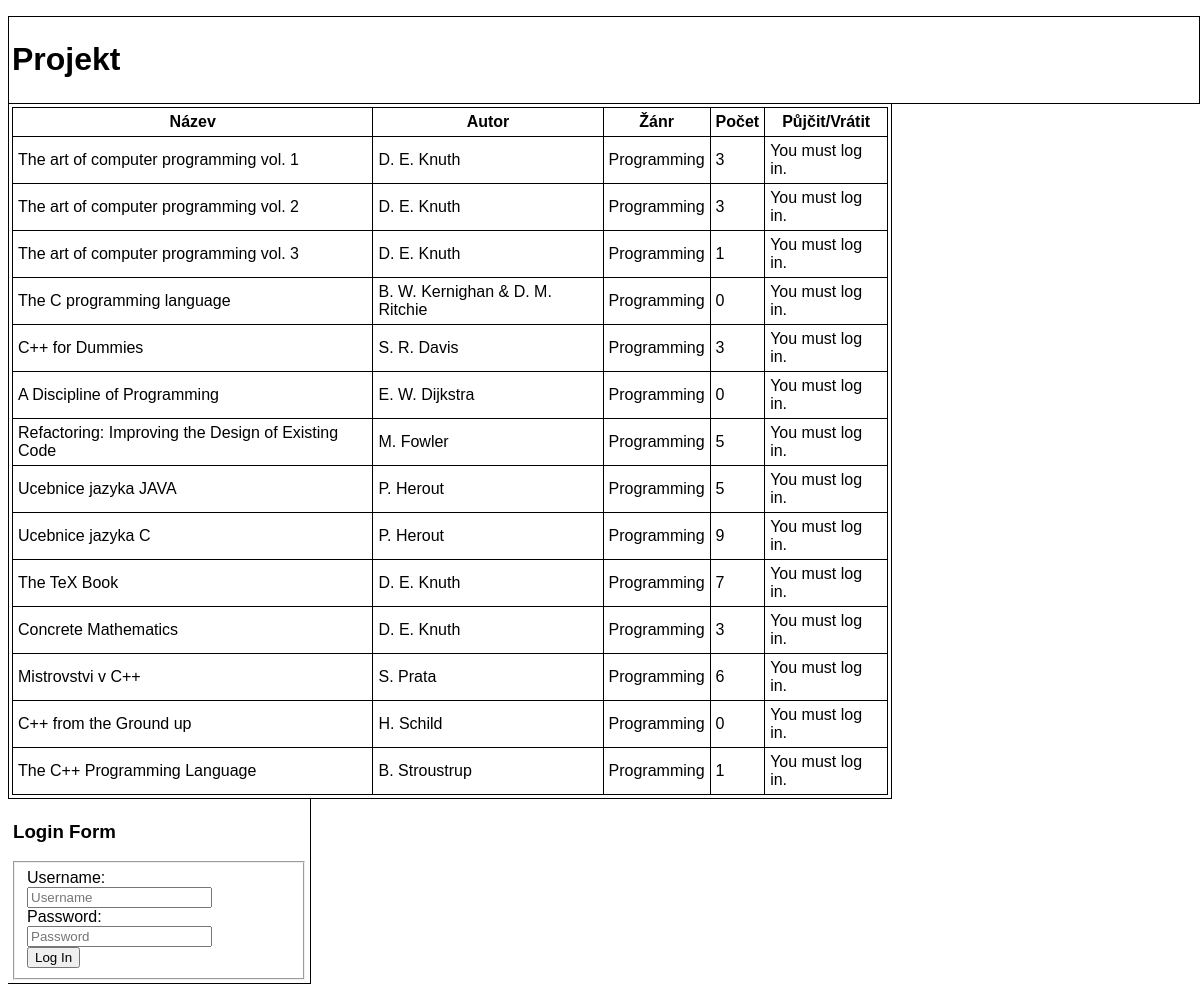
The app's page /php/database/project25P/index.php with its own data.
### tables this page shows
CREATE TABLE IF NOT EXISTS `puj_knihy` (
  `puj_knihy_id` int(11) NOT NULL AUTO_INCREMENT,
  `puj_knihy_nazev` varchar(50) NOT NULL,
  `puj_knihy_autor` varchar(50) NOT NULL,
  `puj_knihy_zanr` varchar(50) NOT NULL,
  `puj_knihy_pocet` int(11) NOT NULL,
  PRIMARY KEY (`puj_knihy_id`)
);

### php/database/project25P/functions.php (called while the page is built, shortened)
<?php
    function isLoggedIn() {
        if (isset($_SESSION[session_id()])) {
            return true;
        }
        else {
            return false;
        }
    }
?>

### php/database/project25P/index.php (the view, shortened to what this page needs)
<?php
    $db = connectDb('pujcovna');
    require_once 'functions.php';
?>
<!doctype html>
<html lang="en">
<head>
    <link rel="stylesheet" href="styles.css">
</head>
<body>
    <div id="header">
        <h1>Projekt</h1>
    </div>
    <div id="obsah">
        <?php
            try {
                $query = $db -> prepare("SELECT * FROM `puj_knihy`");
                $query -> execute();
            }
            catch (PDOException $e) {
                die("Database error: " . $e -> getMessage());
            }
            echo('
                <table>
                    <tr>
                        <th>Název</th>
                        <th>Autor</th>
                        <th>Žánr</th>
                        <th>Počet</th>
                        <th>Půjčit/Vrátit</th>
                    </tr>
            ');
            foreach ($query -> fetchAll() as $row) {
                $kniha_id = $row['puj_knihy_id'];
                echo ('
                    <tr>
                        <td>' . $row['puj_knihy_nazev'] . '</td>
                        <td>' . $row['puj_knihy_autor'] . '</td>
                        <td>' . $row['puj_knihy_zanr'] . '</td>
                        <td>' . $row['puj_knihy_pocet'] . '</td>
                ');
                if (isLoggedIn()) {
                    $userID = $_SESSION[session_id()];
                    try {
                        $queryVyp = $db -> prepare('SELECT * FROM `puj_vypujcky` WHERE `puj_vyp_idKniha` = ?');
                        $params = array($kniha_id);
                        $queryVyp -> execute($params);
                    }
                    catch (PDOException $e) {
                        die("Database error: " . $e -> getMessage());
                    }
                    $check = false;
                    $status = 'borrow';
                    foreach ($queryVyp -> fetchAll() as $rowVyp) {
                        if ($rowVyp['puj_vyp_idKniha'] == $kniha_id && $rowVyp['puj_vyp_idUzivatel'] == $_SESSION[session_id()]) {
                            $check = true;
                            $status = 'return';
                            echo ('
                                <td>
                                    <a href="./changeStatus.php?kniha_id=' . $kniha_id . '&status=' . $status .'">Vrátit</a>
                                </td>
                            ');
                            break;
                        }
                    }
                    if (!$check) {
                        echo('
                                <td>
                                    <a href="./changeStatus.php?kniha_id=' . $kniha_id . '&status=' . $status .'">Půjčit</a>
                                </td>
                            </tr>
                        ');
                    }
                }
                else {
                    echo ('
                        <td colspan="2">You must log in.</td>
                    </tr>
                ');
                }
            }
            echo('</table>')
        ?>
    </div>
    <div id="login">
        <?php
            if (!isset($_SESSION[session_id()])) {
                echo('
                    <form action="" method="POST">
                        <legend>
                            <h3>Login Form</h3>
                        </legend>
                        <fieldset>
                            <div>
                                <label for="username">Username: </label>
                                <input type="text" name="username_form" placeholder="Username">
                            </div>
                            <div>
                                <label for="">Password: </label>
                                <input type="password" name="password_form" placeholder="Password">
                            </div>
                            <div>
                                <button name="submitLogin" value="submitForm">Log In</button>
                            </div>
                        </fieldset>
                    </form>
                ');
            }
        ?>
    </div>
</body>
</html>

### php/database/project25P/styles.css (style rules this page uses)
* { font-family: Verdana, Geneva, Tahoma, sans-serif; }
#header { width:100%; float:left; border-style: solid; border-color: black; border-width: 1px; padding: 3px; }
#login { width:25%; float: left; border-style: none solid solid none; border-color: black; border-width: 1px; padding: 3px; }
#obsah { width: 74%; float: left; border-style: none solid solid solid; border-color: black; border-width: 1px; padding: 3px; }
table, td, th { border:1px black solid; border-collapse:collapse; padding: 5px; }

### records on screen
puj_knihy: puj_knihy_nazev "The art of computer programming vol. 1", puj_knihy_autor "D. E. Knuth", puj_knihy_zanr "Programming", puj_knihy_pocet "3"
puj_knihy: puj_knihy_nazev "The art of computer programming vol. 2", puj_knihy_autor "D. E. Knuth", puj_knihy_zanr "Programming", puj_knihy_pocet "3"
puj_knihy: puj_knihy_nazev "The art of computer programming vol. 3", puj_knihy_autor "D. E. Knuth", puj_knihy_zanr "Programming", puj_knihy_pocet "1"
puj_knihy: puj_knihy_nazev "The C programming language", puj_knihy_autor "B. W. Kernighan & D. M. Ritchie", puj_knihy_zanr "Programming", puj_knihy_pocet "0"
puj_knihy: puj_knihy_nazev "C++ for Dummies", puj_knihy_autor "S. R. Davis", puj_knihy_zanr "Programming", puj_knihy_pocet "3"
puj_knihy: puj_knihy_nazev "A Discipline of Programming", puj_knihy_autor "E. W. Dijkstra", puj_knihy_zanr "Programming", puj_knihy_pocet "0"
puj_knihy: puj_knihy_nazev "Refactoring: Improving the Design of Existing Code", puj_knihy_autor "M. Fowler", puj_knihy_zanr "Programming", puj_knihy_pocet "5"
puj_knihy: puj_knihy_nazev "Ucebnice jazyka JAVA", puj_knihy_autor "P. Herout", puj_knihy_zanr "Programming", puj_knihy_pocet "5"
puj_knihy: puj_knihy_nazev "Ucebnice jazyka C", puj_knihy_autor "P. Herout", puj_knihy_zanr "Programming", puj_knihy_pocet "9"
puj_knihy: puj_knihy_nazev "The TeX Book", puj_knihy_autor "D. E. Knuth", puj_knihy_zanr "Programming", puj_knihy_pocet "7"
puj_knihy: puj_knihy_nazev "Concrete Mathematics", puj_knihy_autor "D. E. Knuth", puj_knihy_zanr "Programming", puj_knihy_pocet "3"
puj_knihy: puj_knihy_nazev "Mistrovstvi v C++", puj_knihy_autor "S. Prata", puj_knihy_zanr "Programming", puj_knihy_pocet "6"
puj_knihy: puj_knihy_nazev "C++ from the Ground up", puj_knihy_autor "H. Schild", puj_knihy_zanr "Programming", puj_knihy_pocet "0"
puj_knihy: puj_knihy_nazev "The C++ Programming Language", puj_knihy_autor "B. Stroustrup", puj_knihy_zanr "Programming", puj_knihy_pocet "1"
